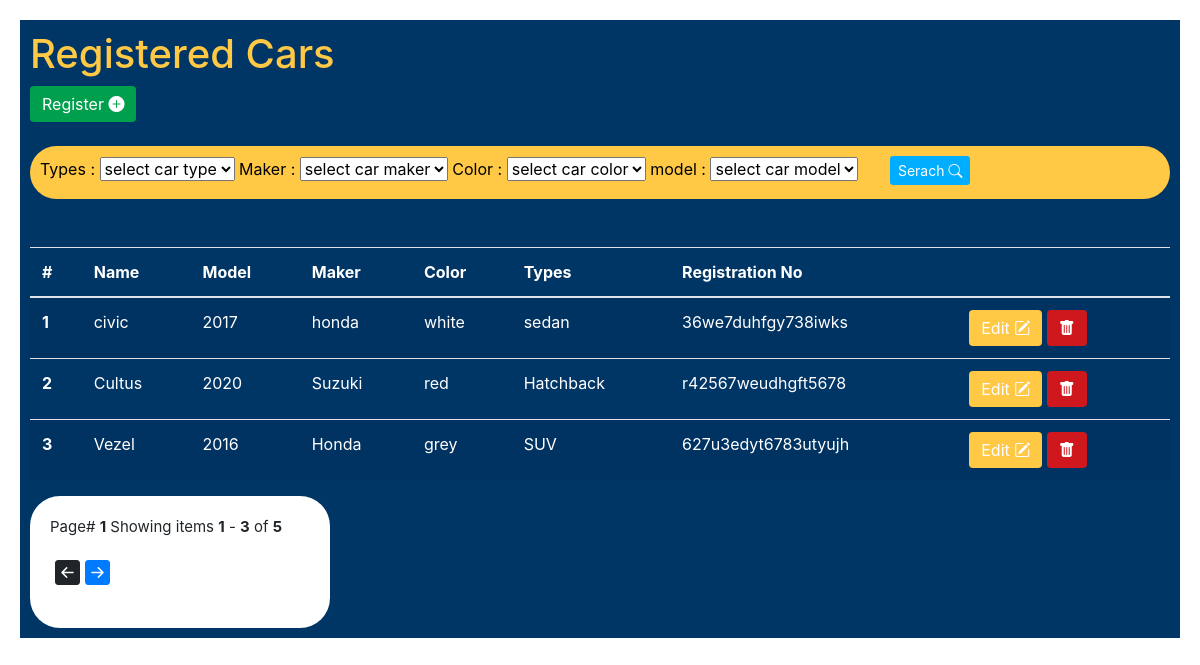
Screenshot of /cars/ (signed in) with the database file from the repository.
### cars/models.py (models this page shows, shortened)
class cars_data(models.Model):
    name = models.CharField(max_length=100)
    model = models.IntegerField()
    maker = models.CharField(max_length=100)
    color = models.CharField(max_length=100)
    types = models.CharField(max_length=100)
    registration_no = models.CharField(max_length=100, blank=True, null=True)
    class Meta:
        verbose_name_plural = 'Cars Data'

### cars/views.py (the view)
# urls.py: path('', login_required(views.cars_home), name='cars_home'),
def cars_home(request):
    dataset = cars_data.objects.all()
    page = request.GET.get('page', 1)
    paginator = Paginator(dataset, 3)
    try:
        pages = paginator.page(page)
    except PageNotAnInteger:
        pages = paginator.page(1)
    except EmptyPage:
        pages = paginator.page(paginator.num_pages)
    page_obj = paginator.get_page(page)
    template_data = {
        'dataset': pages,
        'page_obj': page_obj
    }
    return render(request, 'cars_home.html', template_data)

### cars/templates/cars_home.html (shortened to what this page needs)
<!doctype html>
<html lang="en">
<head>
    <link rel="stylesheet" href="https://cdn.jsdelivr.net/npm/bootstrap@4.3.1/dist/css/bootstrap.min.css"
>
    <link rel="stylesheet" href="https://cdn.jsdelivr.net/npm/bootstrap-icons@1.8.3/font/bootstrap-icons.css">
</head>
<body style="padding:20px;">
<div style="padding:10px; width:100%; background:#003666;">
    <a href="{% url 'cars_home' %}"><h1 style="color:#ffc845;">Registered Cars </h1></a>
    <button type="button" class="btn btn-primary" data-toggle="modal" data-target="#CarsModal_c"
            style="background:#009f4d; color:white; outline:none; border:none;">
        Register <i class="bi bi-plus-circle-fill"></i>
    </button>
    {% include "categories.html" %}
    <br><br>
    <table class="table table-striped" style="color:white;">
        <thead>
        <tr>
            <th scope="col">#</th>
            <th scope="col">Name</th>
            <th scope="col">Model</th>
            <th scope="col">Maker</th>
            <th scope="col">Color</th>
            <th scope="col">Types</th>
            <th scope="col">Registration No</th>
            <th scope="col"></th>
        </tr>
        </thead>
        <tbody>
        {% for data in dataset %}
        <tr>
            <th scope="row">{{ forloop.counter }}</th>
            <td>{{data.name}}</td>
            <td>{{data.model}}</td>
            <td>{{data.maker}}</td>
            <td>{{data.color}}</td>
            <td>{{data.types}}</td>
            <td>{{data.registration_no}}</td>
            <td>
                <button type="button" class="btn btn-primary" data-toggle="modal"
                        data-target="#CarsModal_ud_{{data.id}}"
                        style="background:#ffc845; color:white; outline:none; border:none;">
                    Edit <i class="bi bi-pencil-square"></i>
                </button>
                <a class="btn" href="{% url 'cars_del' data.id %}"
                   style="background:#ce181e; color:white; outline:none; border:none;">
                    <i class="bi bi-trash-fill"></i>
                </a>
            </td>
        </tr>
        {% endfor %}
        </tbody>
    </table>
    <div class="pr-4" style="background:white; padding:20px; width:300px; border-radius:30px;">
        {% if dataset.number %}
        <p style="font-size:15px;">
            Page# <b>{{ dataset.number }}</b>
            Showing items <b>{{ dataset.start_index }}</b> - <b>{{ dataset.end_index }}</b> of
            <b>{{ dataset.paginator.count }}</b>
        </p>
        {% else %}
        <p style="font-size:15px;">Page# 1
            Showing items {{ dataset.start_index }}-{{ dataset.end_index }} of {{ dataset.paginator.count }}</p>
        {% endif %}
        <ul class="pagination" style="font-size:25px;">
            {% if dataset.has_previous %}
            <li style="padding-right:5px;"><a href="./?page={{ dataset.previous_page_number }}">
                <i class="bi bi-arrow-left-square-fill"></i>
            </a></li>
            {% else %}
            <li class="disabled" style="padding-left:5px;"><i class="bi bi-arrow-left-square-fill"></i></li>
            {% endif %}
            {% if dataset.has_next %}
            <li style="padding-left:5px;"><a href="?page={{ dataset.next_page_number }}">
                <i class="bi bi-arrow-right-square-fill"></i>
            </a></li>
            {% else %}
            <li class="disabled" style="padding-left:5px;">
                <i class="bi bi-arrow-right-square-fill"></i>
            </li>
            {% endif %}
        </ul>
    </div>
</div>
</body>
</html>

### cars/templates/categories.html (shortened to what this page needs)
<br><br>
<div style="background:#ffc845; color:black; padding:10px; border-radius:50px;">
    <form method="post" action="{% url 'category_filter' %}">
        <label>Types : </label>
        <select class="form-select" name="types" required>
            <option selected>select car type</option>
        </select>
        <label>Maker : </label>
        <select class="form-select" name="maker" required>
            <option selected>select car maker</option>
        </select>
        <label>Color : </label>
        <select class="form-select" name="color" required>
            <option selected>select car color</option>
        </select>
        <label>model : </label>
        <select class="form-select" name="model" required>
            <option selected>select car model</option>
        </select>
        <button class="btn  btn-sm" type="submit"
                style="background:#00aeff; color:white; outline:none; border:none;">
            Serach <i class="bi bi-search"></i>
        </button>
    </form>
</div>

### rows the page displays
cars_data: name "civic", model "2017", maker "honda", color "white", types "sedan", registration_no "36we7duhfgy738iwks"
cars_data: name "Cultus", model "2020", maker "Suzuki", color "red", types "Hatchback", registration_no "r42567weudhgft5678"
cars_data: name "Vezel", model "2016", maker "Honda", color "grey", types "SUV", registration_no "627u3edyt6783utyujh"

### other values shown
{{ dataset.number }} "1"
{{ dataset.start_index }} "1"
{{ dataset.end_index }} "3"
{{ dataset.paginator.count }} "5"
